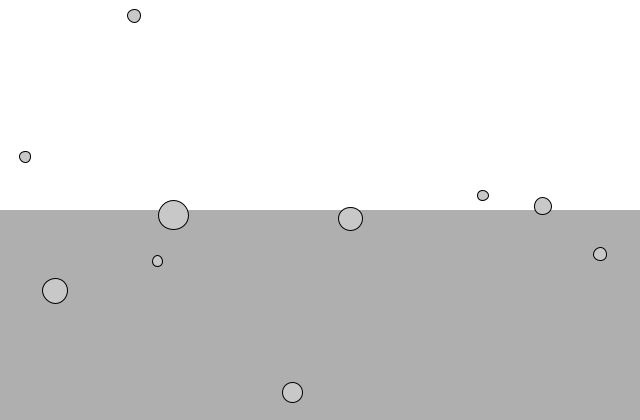
Frame 1 (no input)
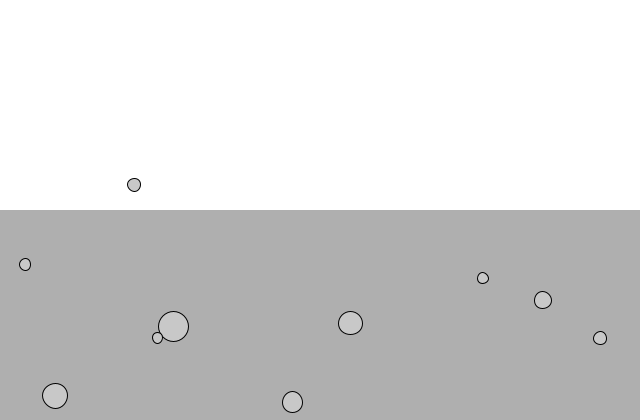
Frame 60 (the mouse pressed at the canvas centre just before this capture)
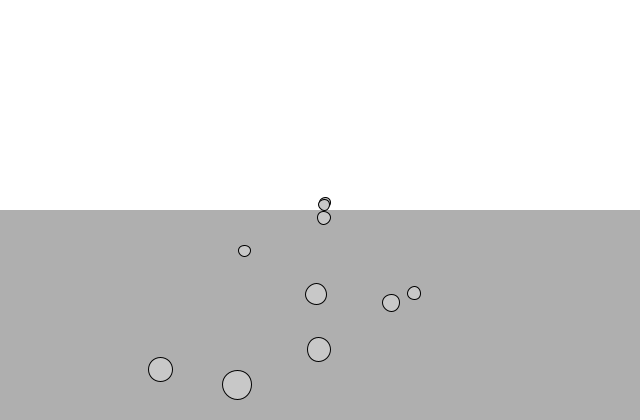
Frame 120 (the mouse held since frame 60 and released just before this capture)

The Processing sketch that drew these frames (run headless with seeded random() and noise(); from frame 60 on, the mouse is pressed at the canvas centre):

// Processing sketch: Forceball_with_liquid
// ── Forceball_with_liquid.pde
Mover[] movers = new Mover[10];
float fc;
Liquid liquid;

PVector acceleration;

void setup() {
  size(640, 420);
  for (int i = 0; i < movers.length; i++) {
    float r = 5 + random(15);
    float m = r * r;
    float x = r + random(width - 2 * r);
    float y = r + random(width - 2 * r);
    movers[i] = new Mover(x, y, r, m);
  }
  fc = 0.1;
  
  liquid = new Liquid(0, height/2, width, height/2, 0.2);
}

void draw() {
  background(255);
  
  liquid.display();
  
  for (int i = 0; i < movers.length; i++) {
    
    PVector mouse = new PVector(mouseX, mouseY);
    PVector dir = mouse.subStat(movers[i].location);
    
    dir.norm();
    
    dir. mult(20);
    
    PVector gravity = new PVector(0, 0.1);
    gravity.mult(movers[i].mass);
    
    if (mousePressed) {
      movers[i].applyForce(dir);
    }
    
    if (movers[i].isInside(liquid)) {
      movers[i].drag(liquid);  
    }
    
    movers[i].applyForce(gravity);
    
    PVector friction = movers[i].velocity.multStat(fc * -1);
    movers[i].applyForce(friction);
    
    movers[i].checkEdges();    
    movers[i].update();
    //movers[i].limit(8);
    movers[i].display();
  }
}
// ── Liquid.pde
class Liquid {
  float x, y, w, h;
  float c;
  
  Liquid(float _x, float _y, float _w, float _h, float _c) {
    x = _x;
    y = _y;
    w = _w;
    h = _h;
    c = _c;
  }
  
  void display() {
    noStroke();
    fill(175);
    rect(x,y,w,h);
  }
    
} 
// ── Mover.pde
class Mover {
  PVector location;
  PVector velocity;
  PVector acceleration;
  float radius;
  float mass;
  
  Mover() {
    location = new PVector(radius + random(width - radius), radius + random(height - radius));
    velocity = new PVector(random(-2,2),random(-2,2));
    acceleration = new PVector(0, 0);
    radius = 20;
    mass = 10;
  }
  
  Mover(float _x, float _y, float _r, float _m) {
    location = new PVector(_x, _y);
    velocity = new PVector(0, 0);
    acceleration = new PVector(0, 0);
    radius = _r;
    mass = _m;
  }
  
  Mover(float _x, float _y, float _vx, float _vy, float _ax, float _ay)
  {
    location = new PVector(_x, _y);
    velocity = new PVector(_vx, _vy);
    acceleration = new PVector(_ax, _ay);
    radius = 20;
    mass = 10;
  }
  
  void update() {
    location.add(velocity);
    velocity.add(acceleration);
    acceleration.mult(0);
  }
  
  void display() {
    stroke(0);
    fill(200);
    ellipse(location.x, location.y, radius*2, radius*2);
  }
  
  void checkEdges() {
    if (location.x > width - radius) {
      location.x = 2*(width - radius) - location.x;
      velocity.x = velocity.x * -1;
    } else if (location.x < radius) {
      location.x = 2*radius - location.x;
      velocity.x = velocity.x * -1;
    }
    
    if (location.y > height - radius) {
      location.y = 2*(height - radius) - location.y;
      velocity.y = velocity.y * -1;
    } else if (location.y < radius) {
      location.y = 2*radius - location.y;
      velocity.y = velocity.y * -1;
    }
  }
  
  /*void checkEdges() {
    if (location.x > width - radius) {
      PVector repel = new PVector(2, 0);
      repel.mult(location.x - (width - radius));
      applyForce(repel);
    } else if (location.x < radius) {
      PVector repel = new PVector(2, 0);
      repel.mult(radius - location.x);
      applyForce(repel);
    }
    if (location.y > height - radius) {
      PVector repel = new PVector(0, -2);
      repel.mult(location.y - (height - radius));
      applyForce(repel);
    } else if (location.y < radius) {
      PVector repel = new PVector(0, 2);
      repel.mult(radius - location.y);
      applyForce(repel);
    }    
  }*/
  
  void accelerate(PVector _a){
    acceleration = _a;
  }
  
  void applyForce(PVector _f){
    acceleration.add(_f.divStat(mass));
  }  
  void limit(float max) {
    velocity.limit(max); 
  }
  
  boolean isInside(Liquid l) {
    if (location.x > l.x && location.x <l.x + l.w && location.y>l.y && location.y<l.y+l.h) {
      return true;
    } else {
      return false;
    }
  }
  
  void drag(Liquid l) {
    PVector dForce = velocity.multStat(-1);
    float speed = velocity.mag();
    dForce.norm();
    dForce.mult(l.c * speed * speed * radius);
    
    applyForce(dForce);
  }
  
}
// ── vectors.pde
class PVector {
  
  float x;
  float y;
  
  
  PVector(float x_, float y_) {
    x = x_;
    y = y_;
    
  }
  
  PVector() {
    x = random(2) - 1;
    y = random(2) - 1;
    norm();
  }
  
  void add(PVector v) {
    y = y + v.y;
    x = x + v.x;
  }
  
  PVector addStat(PVector v) {
    PVector result = new PVector(x + v.x, y + v.y);
    return result;
  }
  
  void sub(PVector v) {
    y = y - v.y;
    x = x - v.x;
  }
  
  PVector subStat(PVector v) {
     PVector result = new PVector(x - v.x, y - v.y);
     return result;
  }
  
  void mult(float f) {
    x = x * f;
    y = y * f;
  }
  
  PVector multStat(float f) {
    PVector result = new PVector(x * f, y * f);
    return(result);
  }
  
  void div(float f) {
    x = x / f;
    y = y / f;
  }
  
  PVector divStat(float f) {
    PVector result = new PVector(x / f, y / f);
    return(result);
  }
  
  float mag() {
    return (sqrt(x*x + y*y));
  }
  
  void norm() {
    float m = mag();
    if (m!=0) {
      div(m);
    }
  }
  
  void limit(float max) {
    if(mag() > max) {
      norm();
      mult(max);
    }
  }
  
  PVector copy() {
     PVector newv = new PVector(x, y);
     return newv;
  }
  
}
